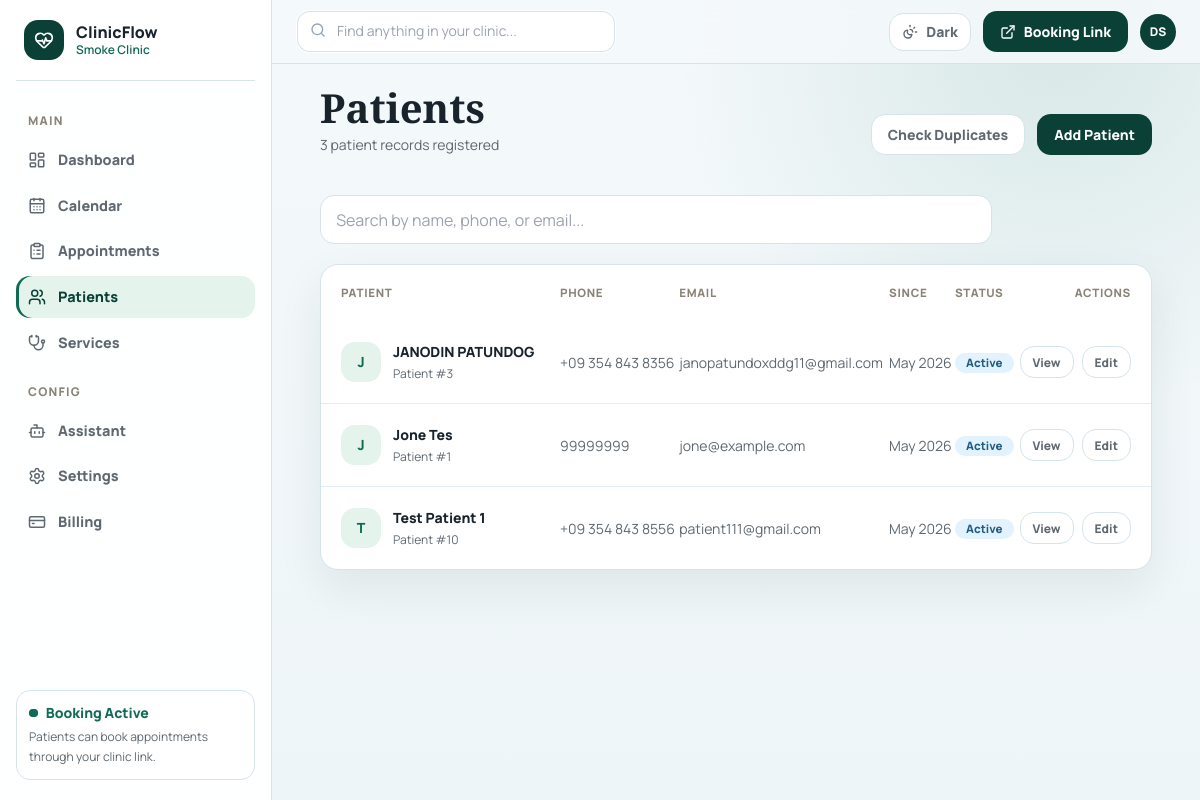
The page /patients/ (signed in) on the database its author committed.
### clinics/models.py (models this page shows, shortened)
class TimeStampedModel(models.Model):
    created_at = models.DateTimeField(auto_now_add=True)
    updated_at = models.DateTimeField(auto_now=True)
    class Meta:
        abstract = True

class Clinic(TimeStampedModel):
    APPROVAL_AUTO = "auto_confirm"
    APPROVAL_MANUAL = "manual"
    APPROVAL_CHOICES = [(APPROVAL_AUTO, "Auto confirm"), (APPROVAL_MANUAL, "Manual approval")]
    group = models.ForeignKey(ClinicGroup, on_delete=models.CASCADE, related_name="clinics")
    name = models.CharField(max_length=160)
    slug = models.SlugField(max_length=180, unique=True)
    logo = models.ImageField(upload_to="clinic-logos/", blank=True)
    address = models.TextField(blank=True)
    phone = models.CharField(max_length=40, blank=True)
    email = models.EmailField(blank=True)
    timezone = models.CharField(max_length=64, default="Asia/Manila")
    default_appointment_duration = models.PositiveIntegerField(default=30)
    booking_approval_mode = models.CharField(max_length=32, choices=APPROVAL_CHOICES, default=APPROVAL_AUTO)
    widget_accent_color = models.CharField(max_length=16, default="#0891b2")
    widget_welcome_message = models.TextField(default="Welcome! How can we help you book an appointment today?")
    widget_behavior_instructions = models.TextField(default="Guide patients through booking smoothly. Always suggest the nearest available slot.")
    show_reason_field = models.BooleanField(default=True)
    is_active = models.BooleanField(default=True)

### accounts/models.py (models this page shows, shortened)
class User(AbstractUser):
    """Clinic owner/staff login user. Patients remain guest records in V1."""

### patients/models.py (models this page shows, shortened)
class Patient(TimeStampedModel):
    clinic = models.ForeignKey(Clinic, on_delete=models.CASCADE, related_name="patients")
    full_name = models.CharField(max_length=160)
    phone = models.CharField(max_length=40)
    normalized_phone = models.CharField(max_length=40, db_index=True)
    email = models.EmailField(blank=True)
    date_of_birth = models.DateField(blank=True, null=True)
    notes = models.TextField(blank=True)
    class Meta:
        ordering = ["full_name"]
        indexes = [models.Index(fields=["clinic", "normalized_phone"])]
    @property
    def formatted_phone(self):
        from .utils import format_phone_display
        return format_phone_display(self.phone)

### dashboard/views.py (the view)
# urls.py: path("patients/", views.patients, name="patients"),
@login_required
def patients(request):
    clinic = _clinic_or_redirect(request)
    query = request.GET.get("q", "")
    qs = clinic.patients.all()
    if query:
        qs = qs.filter(Q(full_name__icontains=query) | Q(phone__icontains=query) | Q(email__icontains=query))
    context = {"clinic": clinic, "patients": qs, "patient_form": PatientForm(clinic=clinic), "query": query}
    if request.headers.get("HX-Request"):
        return render(request, "dashboard/partials/patient_list.html", context)
    return render(request, "dashboard/patients.html", context)

### patients/forms.py (shortened to what this page needs)
class PatientForm(forms.ModelForm):
    class Meta:
        model = Patient
        fields = ["full_name", "phone", "email", "date_of_birth", "notes"]
        widgets = {
            "full_name": forms.TextInput(attrs={"class": _INPUT, "placeholder": "Patient full name"}),
            "phone": forms.TextInput(attrs={"class": _INPUT, "placeholder": "Phone number"}),
            "email": forms.EmailInput(attrs={"class": _INPUT, "placeholder": "patient@email.com"}),
            "date_of_birth": forms.DateInput(attrs={"type": "date", "class": _INPUT}),
            "notes": forms.Textarea(attrs={"class": _TEXTAREA, "placeholder": "Additional notes...", "rows": 3}),
        }
    def __init__(self, clinic=None, *args, **kwargs):
        self.clinic = clinic
        super().__init__(*args, **kwargs)

### clinics/tenant.py (called while the page is built)
def get_active_membership(user):
    if not user.is_authenticated:
        return None
    return (
        ClinicMembership.objects.select_related("clinic", "clinic__group")
        .filter(user=user, clinic__is_active=True)
        .order_by("created_at")
        .first()
    )

def current_clinic(request):
    membership = get_active_membership(request.user)
    return membership.clinic if membership else None

### dashboard/templatetags/dashboard_extras.py (called while the page is built)
@register.simple_tag(takes_context=True)
def active_membership_role(context):
    request = context.get("request")
    if not request or not request.user.is_authenticated:
        return ""
    membership = get_active_membership(request.user)
    return membership.role if membership else ""

### dashboard/views.py (called while the page is built)
def _clinic_or_redirect(request):
    clinic = current_clinic(request)
    if not clinic:
        return None
    return clinic

### patients/utils.py (called while the page is built)
def normalize_phone(value):
    return re.sub(r"\D+", "", value or "")

def format_phone_display(phone):
    digits = normalize_phone(phone)
    if not digits:
        return phone or ""
    if len(digits) == 10:
        return f"+1 ({digits[:3]}) {digits[3:6]}-{digits[6:]}"
    if len(digits) == 11 and digits.startswith("1"):
        return f"+1 ({digits[1:4]}) {digits[4:7]}-{digits[7:]}"
    if len(digits) == 11 and digits.startswith("09"):
        return f"+63 {digits[1:4]} {digits[4:7]} {digits[7:]}"
    if len(digits) == 12 and digits.startswith("63") and digits[2] == "9":
        return f"+63 {digits[2:5]} {digits[5:8]} {digits[8:]}"
    if len(digits) > 10:
        country = digits[:-10]
        rest = digits[-10:]
        return f"+{country} {rest[:3]} {rest[3:6]} {rest[6:]}"
    return digits

### templates/dashboard/patients.html (shortened to what this page needs)
{% extends "dashboard/base.html" %}
{% block content %}
<div x-data="{patientOpen:false, editOpen:false}" class="cf-page">
  <div class="cf-page-header">
    <div><h1 class="ui-page-title">Patients</h1><p class="mt-2 text-sm text-[var(--cf-muted)]">{{ patients|length }} patient records registered</p></div>
    <div class="flex items-center gap-3">
      <button hx-get="{% url 'dashboard:find_duplicates' %}" hx-target="#duplicate-panel" hx-swap="innerHTML" class="cf-btn cf-btn-secondary">Check Duplicates</button>
      <button @click="patientOpen=true" class="cf-btn cf-btn-primary">Add Patient</button>
    </div>
  </div>
  <form class="max-w-2xl" method="get">
    <input name="q" value="{{ query }}" placeholder="Search by name, phone, or email..." class="ui-input"
           hx-get="{% url 'dashboard:patients' %}"
           hx-target="#patient-list"
           hx-swap="innerHTML"
           hx-trigger="keyup changed delay:300ms, search"
           hx-push-url="true">
  </form>
  <div id="patient-list">
    {% include "dashboard/partials/patient_list.html" %}
  </div>
</div>
{% endblock %}

### templates/dashboard/base.html (shortened to what this page needs)
{% extends "base.html" %}
{% load dashboard_extras %}
{% block body %}
{% active_membership_role as role %}
<div x-data="{ sidebarOpen: false, toasts: [], theme: localStorage.getItem('cf-theme') || 'light', toggleTheme() { this.theme = this.theme === 'dark' ? 'light' : 'dark'; localStorage.setItem('cf-theme', this.theme); document.documentElement.classList.toggle('light', this.theme === 'dark'); } }" x-init="document.documentElement.classList.toggle('light', theme === 'dark')" @toast-message.window="toasts.push({message: $event.detail.message, type: $event.detail.type || 'success'}); setTimeout(() => toasts.shift(), 4000)" class="cf-app-shell flex min-h-screen">
  <aside class="cf-sidebar fixed inset-y-0 left-0 z-50 flex w-[17rem] flex-col overflow-hidden px-4 py-5 backdrop-blur transition-transform duration-300 ease-in-out -translate-x-full lg:translate-x-0" :class="sidebarOpen ? 'translate-x-0' : '-translate-x-full'">
    <div class="flex items-center gap-3 border-b border-[var(--cf-line)] px-2 pb-5">
      <div class="grid h-10 w-10 place-items-center rounded-2xl bg-[var(--cf-brand-strong)] text-white">
        <i data-lucide="heart-pulse" class="h-5 w-5"></i>
      </div>
      <div>
        <div class="text-base font-black leading-tight">ClinicFlow</div>
        <div class="max-w-40 truncate text-xs font-semibold text-[var(--cf-brand)]">{{ clinic.name }}</div>
      </div>
    </div>
    <nav class="mt-8 flex-1 space-y-1 overflow-y-auto text-sm font-semibold text-[var(--cf-muted)]">
      <p class="px-3 pb-1.5 text-xs font-black uppercase tracking-widest text-[var(--cf-faint)]">Main</p>
      {% include "dashboard/partials/nav_link.html" with url_name="dashboard:home" icon="layout-dashboard" label="Dashboard" %}
      {% include "dashboard/partials/nav_link.html" with url_name="dashboard:calendar" icon="calendar-days" label="Calendar" %}
      {% include "dashboard/partials/nav_link.html" with url_name="dashboard:appointments" icon="clipboard-list" label="Appointments" %}
      {% include "dashboard/partials/nav_link.html" with url_name="dashboard:patients" icon="users" label="Patients" %}
      {% include "dashboard/partials/nav_link.html" with url_name="dashboard:services" icon="stethoscope" label="Services" %}
      <p class="px-3 pb-1.5 pt-4 text-xs font-black uppercase tracking-widest text-[var(--cf-faint)]">Config</p>
      {% include "dashboard/partials/nav_link.html" with url_name="dashboard:assistant_settings" icon="bot" label="Assistant" %}
      {% include "dashboard/partials/nav_link.html" with url_name="dashboard:settings" icon="settings" label="Settings" %}
      {% include "dashboard/partials/nav_link.html" with url_name="dashboard:billing" icon="credit-card" label="Billing" %}
    </nav>
    <div class="mt-4 rounded-2xl border border-[var(--cf-line)] bg-[var(--cf-surface)] p-3 text-sm">
      <div class="flex items-center gap-2 font-black text-[var(--cf-brand)]"><span class="cf-pulse"></span> Booking Active</div>
      <p class="mt-1 text-xs leading-5 text-[var(--cf-muted)]">Patients can book appointments through your clinic link.</p>
    </div>
  </aside>
  <main class="cf-dashboard-main flex-1 pt-16 lg:pl-[17rem]">
    <header class="cf-topbar fixed top-0 right-0 left-0 z-20 flex h-16 items-center border-b border-[var(--cf-line)] px-4 md:px-6 lg:left-[17rem]">
      <div class="flex flex-1 items-center gap-2">
        <div class="cf-topbar-search w-full max-w-[200px] sm:max-w-xs">
          <div class="relative">
            <i data-lucide="search" class="absolute left-3.5 top-3 h-4 w-4 text-slate-400"></i>
            <input name="q" hx-get="{% url 'dashboard:search' %}" hx-target="#search-results" hx-trigger="keyup changed delay:300ms, focus" hx-indicator="#search-indicator" class="cf-input w-full py-2 pl-10 pr-4 text-sm" placeholder="Find anything in your clinic..." autocomplete="off">
          </div>
        </div>
      </div>
      <div class="flex items-center gap-2 md:gap-3">
        <button type="button" @click="toggleTheme()" class="cf-btn cf-btn-secondary !min-h-9 px-3" :aria-label="theme === 'dark' ? 'Switch to light mode' : 'Switch to dark mode'">
          <i data-lucide="sun-moon" class="h-4 w-4"></i>
          <span class="hidden md:inline" x-text="theme === 'dark' ? 'Light' : 'Dark'">Dark</span>
        </button>
        <a class="cf-btn cf-btn-primary hidden sm:inline-flex" href="{% url 'public_booking:book' clinic.slug %}" target="_blank"><i data-lucide="external-link" class="h-4 w-4"></i>Booking Link</a>
        <div x-data="{ dropdownOpen: false }" class="relative">
          <button @click="dropdownOpen = !dropdownOpen" @click.away="dropdownOpen = false" class="grid h-9 w-9 place-items-center rounded-full bg-[var(--cf-brand-strong)] text-xs font-black text-white cursor-pointer">{{ request.user.first_name|first|default:"U" }}{{ request.user.last_name|first }}</button>
        </div>
      </div>
    </header>
    <section class="w-full px-6 pt-4 pb-12 md:px-8 md:pt-5 lg:px-12 lg:pt-6">
      {% block content %}{% endblock %}
    </section>
  </main>
</div>
{% endblock %}

### templates/dashboard/partials/patient_list.html (shortened to what this page needs)
{% if patients %}
  <div class="cf-table-wrap">
    <div class="overflow-x-auto">
      <table class="cf-table">
        <thead class="text-xs uppercase text-[var(--cf-faint)]">
          <tr>
            <th class="p-5">Patient</th>
            <th>Phone</th>
            <th>Email</th>
            <th>Since</th>
            <th>Status</th>
            <th class="pr-5 text-right">Actions</th>
          </tr>
        </thead>
        <tbody class="divide-y divide-[var(--cf-line-soft)]">
          {% for patient in patients %}
          <tr id="patient-row-{{ patient.id }}">
            <td class="p-5">
              <a href="{% url 'dashboard:patient_detail' patient.id %}" class="flex items-center gap-3">
                <span class="grid h-10 w-10 place-items-center rounded-2xl bg-[var(--cf-brand-soft)] text-sm font-black text-[var(--cf-brand)]">{{ patient.full_name|first }}</span>
                <span>
                  <span class="block font-black text-[var(--cf-ink)]">{{ patient.full_name }}</span>
                  <span class="text-xs text-[var(--cf-muted)]">Patient #{{ patient.id }}</span>
                </span>
              </a>
            </td>
            <td class="text-[var(--cf-muted)]">{{ patient.formatted_phone }}</td>
            <td class="text-[var(--cf-muted)]">{{ patient.email|default:"No email" }}</td>
            <td class="text-[var(--cf-muted)]">{{ patient.created_at|date:"M Y" }}</td>
            <td><span class="cf-badge cf-status-confirmed">Active</span></td>
            <td class="pr-5">
              <div class="flex justify-end gap-2">
                <a href="{% url 'dashboard:patient_detail' patient.id %}" class="cf-btn cf-btn-sm cf-btn-secondary">View</a>
                <button @click="editOpen=true" hx-get="{% url 'dashboard:patient_edit' patient.id %}" hx-target="#edit-modal-body" class="cf-btn cf-btn-sm cf-btn-secondary">Edit</button>
              </div>
            </td>
          </tr>
          {% endfor %}
        </tbody>
      </table>
    </div>
  </div>
{% endif %}

### rows shown on the page
Clinic: name "Smoke Clinic"
User: user.first_name|first "D", user.last_name|first "S"
Patient: full_name|first "J", full_name "JANODIN PATUNDOG", id "3", formatted_phone "+09 354 843 8356", email "janopatundoxddg11@gmail.com", created_at "May 2026"
Patient: full_name|first "J", full_name "Jone Tes", id "1", formatted_phone "99999999", email "jone@example.com", created_at "May 2026"
Patient: full_name|first "T", full_name "Test Patient 1", id "10", formatted_phone "+09 354 843 8556", email "patient111@gmail.com", created_at "May 2026"

### other values the page prints
{{ label }} "Dashboard Calendar Appointments Patients Services Assistant Settings Billing"
{{ patients|length }} "3"
